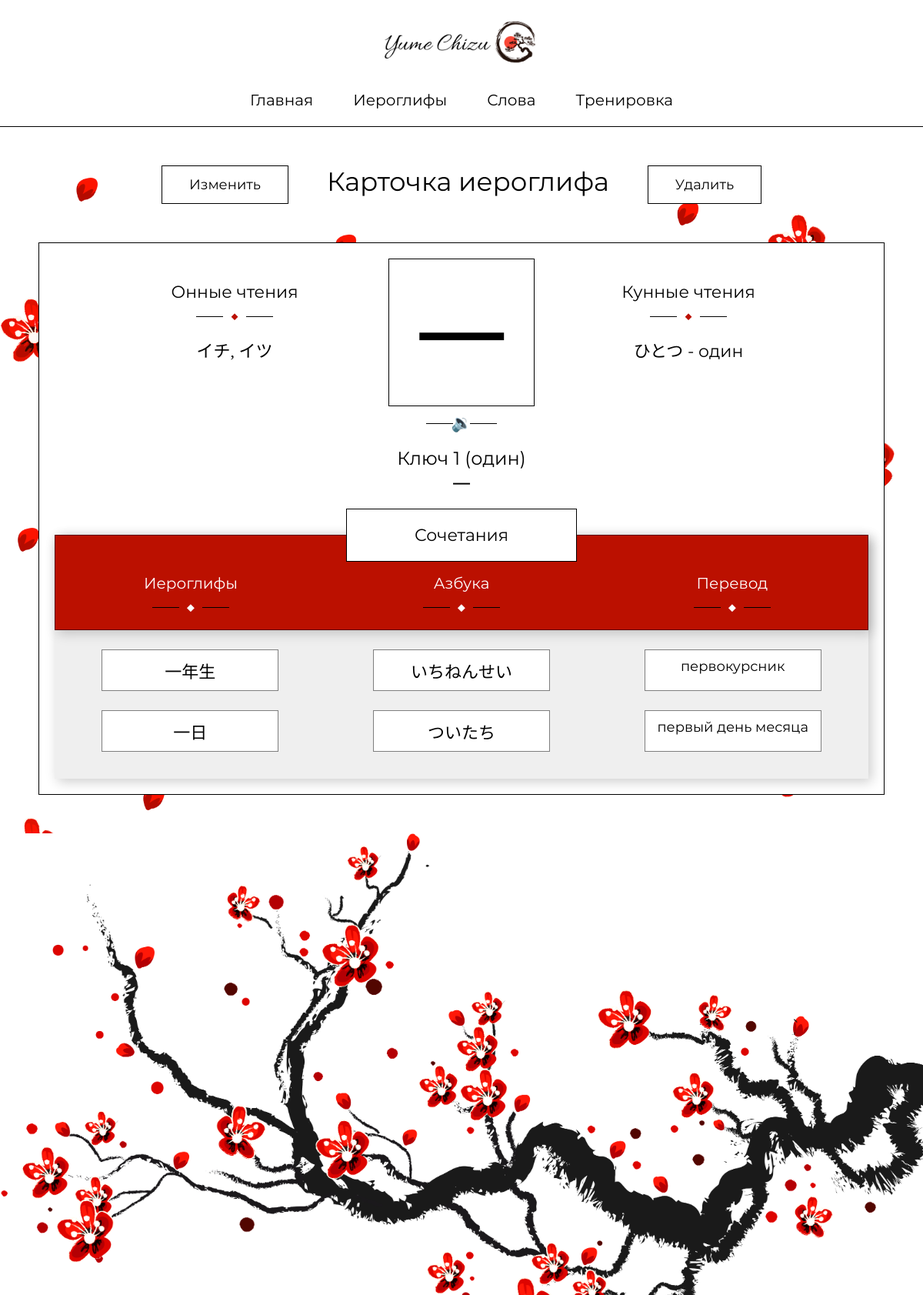
Page /kanji-item.php?kanji=一 on the committed database.
### tables this page shows
CREATE TABLE `kanji` (
  `ID` int(11) NOT NULL,
  `kanji_view` varchar(50) NOT NULL,
  `key_num` int(11) NOT NULL,
  `kanji_ons_kana` varchar(1000) DEFAULT NULL,
  `kanji_kuns_kana` varchar(1000) DEFAULT NULL,
  `kanji_search` varchar(1000) NOT NULL
);

CREATE TABLE `kanji_keys` (
  `ID` int(11) NOT NULL,
  `key_number` int(11) NOT NULL,
  `key_view` varchar(50) NOT NULL,
  `key_name` varchar(50) NOT NULL
);

CREATE TABLE `combinations` (
  `ID` int(11) NOT NULL,
  `combination` varchar(200) NOT NULL,
  `kana` varchar(200) NOT NULL,
  `translation` varchar(200) NOT NULL
);

### kanji-item.php (the view, shortened to what this page needs)
<?php
include 'config.php';
	$kanjiView = htmlspecialchars($_GET['kanji']);
	$selectRadical = $mysqli->query("SELECT kanji_keys.* FROM kanji_keys LEFT JOIN kanji ON kanji.key_num = kanji_keys.key_number WHERE kanji.kanji_view = '$kanjiView'")->fetch_array();
	$radicalNumber = $selectRadical['key_number'];
	$radicalView = $selectRadical['key_view'];
	$radicalName = $selectRadical['key_name'];
	$selectKanjiItem = $mysqli->query("SELECT * FROM kanji WHERE kanji_view = '$kanjiView'")->fetch_array();
	$kanjiOns = preg_split("/;\s/", $selectKanjiItem['kanji_ons_kana']);
	$kanjiKuns = preg_split("/;\s/", $selectKanjiItem['kanji_kuns_kana']);
	$kanjiID = $mysqli->query("SELECT ID FROM kanji WHERE kanji_view = '$kanjiView'")->fetch_array()['ID'];
	$kanjiCombsSelect = $mysqli->query("SELECT `combinations`.* FROM `kanji_combinations` LEFT JOIN `combinations` ON `kanji_combinations`.`combination` = `combinations`.`ID` WHERE (`kanji_combinations`.`kanji` ='$kanjiID')");
	$kanjiCombinations = [];
	while($item = $kanjiCombsSelect->fetch_array()) {
		array_push($kanjiCombinations, $item);
	}
?>
<!DOCTYPE html>
<html lang="ru">
<head>
	<link rel="stylesheet" href="css/style.css">
</head>
<body>
	<?include("includes/header.php")?>
	<section class="section">
		<div class="container">
			<div class="section__wp single-kanji__section-wp">
				<div class="section__top">
					<a href="/change-kanji.php?changingKanji=<?=$kanjiView?>" class="button">Изменить</a>
					<div class="section__title-wp">
						<h2 class="section__title">Карточка иероглифа</h2>
					</div>
					<a href="/controller/delete.php?deletingKanji=<?=$kanjiView?>" class="button">Удалить</a>
				</div>
				<div class="single-kanji__content">
					<div class="single-kanji__main-info">
						<div class="single-kanji__readings">
							<div class="single-kanji__readings-title-wp">
								<h3 class="single-kanji__readings-title">Онные чтения</h3>
							</div>
							<div class="section__sep">&#9670;</div>
							<div class="single-kanji__readings-list-wp">
								<ul class="single-kanji__readings-list">
									<?php
										if ($kanjiOns[0]) {
											for($i = 0; $i < count($kanjiOns); $i++) { ?>
													<li class="single-kanji__readings-item"><?=explode(' - ', $kanjiOns[$i])[0]?><span><?php if (explode(' - ', $kanjiOns[$i])[1]) echo ' - ' . explode(' - ', $kanjiOns[$i])[1] ?></span></li>
									<?php	}	}	?>
								</ul>
							</div>
						</div>
						<div class="single-kanji__preview-wp">
							<div class="single-kanji__preview"><?=$kanjiView?></div>
							<div class="section__sep section__speaker">&#128265;</div>
							<div class="single-kanji__radical">Ключ <?=$radicalNumber?> (<?=$radicalName?>)<br><span><?=$radicalView?></span></div>
						</div>
						<div class="single-kanji__readings">
							<div class="single-kanji__readings-title-wp">
								<h3 class="single-kanji__readings-title">Кунные чтения</h3>
							</div>
							<div class="section__sep">&#9670;</div>
							<div class="single-kanji__readings-list-wp">
								<ul class="single-kanji__readings-list">
									<?php
										if ($kanjiKuns[0]) {
											for($i = 0; $i < count($kanjiKuns); $i++) { ?>
												<li class="single-kanji__readings-item"><?=explode(' - ', $kanjiKuns[$i])[0]?><span><?php if (explode(' - ', $kanjiKuns[$i])[1]) echo ' - ' . explode(' - ', $kanjiKuns[$i])[1] ?></span></li>
										<?php	} } ?>
								</ul>
							</div>
						</div>
					</div>
					<?php
					if (!$kanjiCombinations[0]) {
						print("no");
					} else {
					?>
					<div class="single-kanji__table section__table">
						<div class="section__table-row-head section__table-row section__combs-table-row-head">
							<div class="section__table-title-wp"><h3 class="section__table-title">Сочетания</h3></div>
							<div class="section__table-item section__table-item-head">
								<h4>Иероглифы</h4>
								<div class="section__sep section__sep_white">&#9670;</div>
							</div>
							<div class="section__table-item section__table-item-head">
								<h4>Азбука</h4>
								<div class="section__sep section__sep_white">&#9670;</div>
							</div>
							<div class="section__table-item section__table-item-head">
								<h4>Перевод</h4>
								<div class="section__sep section__sep_white">&#9670;</div>
							</div>
						</div>
						<?php }
							foreach($kanjiCombinations as &$item) {
								$combination = $item['combination'];
								$kana = $item['kana'];
								$translation = $item['translation'];
							?>
							<div class="section__table-row">
								<div class="section__table-item section__table-item_kanji"><?=$combination?></div>
								<div class="section__table-item section__table-item_kanji"><?=$kana?></div>
								<div class="section__table-item"><?=$translation?></div>
							</div>
						<?php } ?>
					</div>
				</div>
			</div>
		</div>
	</section>
	<?include('includes/footer.php')?>
</body>
</html>

### css/style.css (style rules this page uses)
*, *::before, *::after { margin: 0; padding: 0; box-sizing: border-box; outline: none; }
a { text-decoration: none; }
body { font-family: 'Montserrat', sans-serif; }
h1, h2, h3, h4, h5, h6 { font-weight: 400; }
.container { max-width: 1100px; margin: 0 auto; height: auto; padding: 0 20px; box-sizing: content-box; }
.section { background-image: url('../images/bg/section-bg.png'); background-repeat: repeat-y; background-position: top; background-size: contain; border-top: 1px solid #000; padding: 50px 0; }
.section__top { display: flex; justify-content: center; }
.section__title-wp { margin: 0 50px; }
.section__title { font-size: 34px; }
.button { display: block; border: 1px solid #000; padding: 13px 35px; color: #000; font-size: 18px; background-color: #fff; transition: border-color .3s ease-out, color .3s ease-out, border-radius .1s ease-out; cursor: pointer; font-family: 'Montserrat', serif; }
.section__sep { color: #bb1000; position: relative; margin: 8px 0 18px 0; }
.section__sep_white { color: white; }
.section__sep::before, .section__sep::after { content: ''; display: block; height: 1px; width: 35px; position: absolute; background-color: #000; top: 50%; }
.section__sep::before { right: 20px; }
.section__sep::after { left: 20px; }
.section__speaker { font-size: 22px; transition: left .3s ease-out, right .3s ease-out; }
.section__speaker::before { transition: right .3s ease-out; right: 25px; }
.section__speaker::after { transition: left .3s ease-out; left: 25px; }
.single-kanji__content { background-color: #fff; padding: 20px; border: 1px solid #000; margin-top: 50px; }
.single-kanji__main-info { display: flex; justify-content: center; margin-bottom: 40px; }
.single-kanji__readings { max-width: 280px; width: 100%; display: flex; flex-direction: column; align-items: center; margin-top: 30px; }
.single-kanji__readings-title { font-size: 22px; }
.single-kanji__readings-list { list-style-type: none; font-size: 22px; font-family: 'Noto-serifJP', serif; }
.single-kanji__readings-item span { font-family: 'Montserrat', sans-serif; }
.single-kanji__preview-wp { margin: 0 60px; display: flex; flex-direction: column; align-items: center; }
.single-kanji__preview { padding: 8px 34px; border: 1px solid #000; font-size: 120px; font-family: 'Noto-serifJP', serif; }
.single-kanji__radical { text-align: center; font-size: 24px; }
.single-kanji__radical span { font-family: 'Noto-serifJP', serif; }
.section__table { margin-top: 50px; background-color: #efefef; box-shadow: 4px 4px 15px rgba(0, 0, 0, 0.2); padding-bottom: 10px; }
.section__table-title-wp { position: absolute; top: -35px; background: #fff; border: 1px solid #000; width: 300px; text-align: center; }
.section__table-title { padding: 20px 0; font-size: 22px; }
.section__table-row { display: flex; justify-content: space-around; margin: 25px 0; position: relative; }
.section__table-row-head { box-shadow: 4px 4px 15px rgba(0, 0, 0, 0.2); background-color: #bb1000; border: 1px solid rgba(0,0,0,.5); padding-top: 20px; }
.section__combs-table-row-head { padding-top: 50px; }
.section__table-item { width: 230px; display: flex; flex-direction: column; align-items: center; text-align: center; border: 1px solid rgba(0,0,0,.5); background-color: #fff; padding: 10px; font-size: 18px; margin: 0 10px; font-family: 'Montserrat', serif; }
.section__table-item_kanji { font-family: 'Noto-serifJP', serif; font-size: 22px; }
.section__table-item-head { background: none; border: none; padding: 0; }
.section__table-item-head h4 { color: white; font-size: 20px; }

### rows in the picture
kanji: kanji_ons_kana "イチ, イツ", kanji_kuns_kana "ひとつ", kanji_kuns_kana "один"
kanji_keys: key_number "1", key_name "один", key_view "一"
combinations: combination "一年生", kana "いちねんせい", translation "первокурсник"
combinations: combination "一日", kana "ついたち", translation "первый день месяца"

### other values in the picture
$kanjiView "一"
